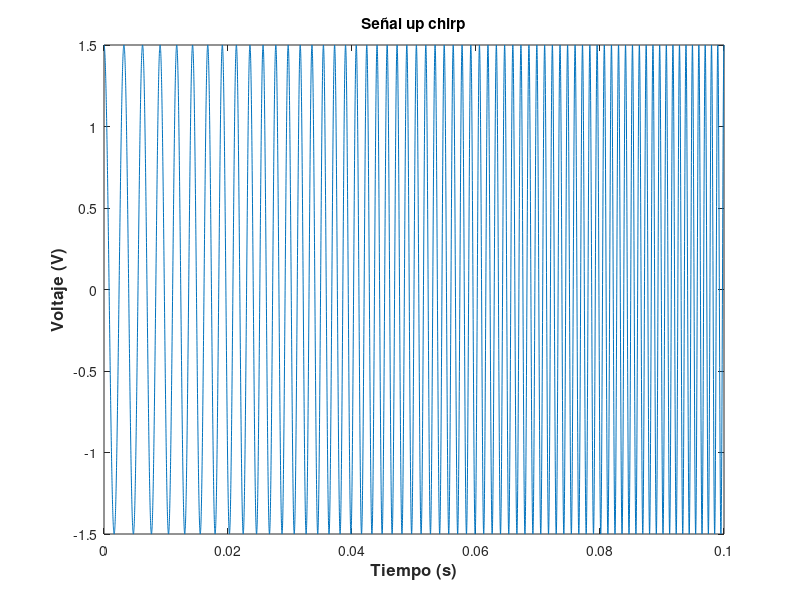
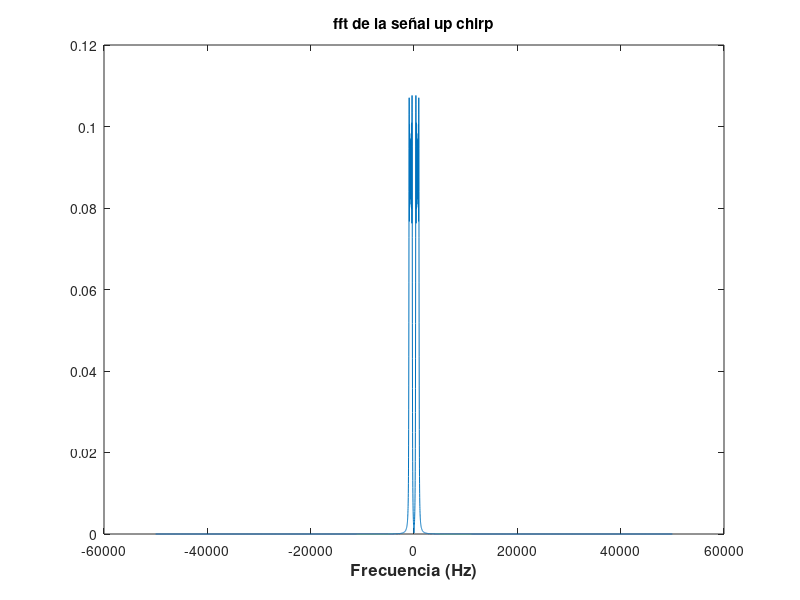
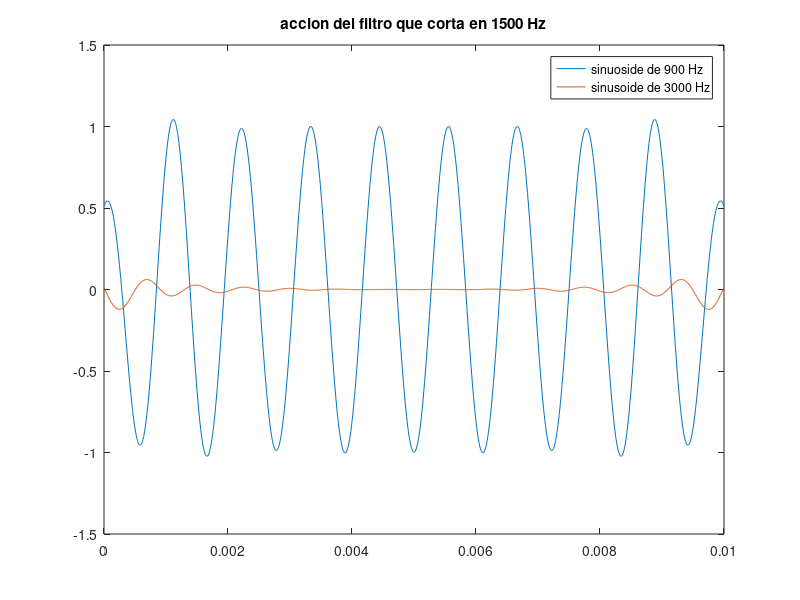

These charts were generated, in order, by the following MATLAB code: (Note: this script raises an error after producing the figures.)
% Caracterización del mensaje que se desea transmitir

f0 = 300; % frecuencia inicial
f1 = 1000; % frecuencia final
%fs1 = 3000;
fs2 = 1e+05;
%fs= 80000; % tasa de muestreo de 80 kHz
A = 3/2; % amplitud peak to peak

tf = 0.1; % tiempo final
%t=0:1/fs:tf; % vector de tiempo
t = (0:1/fs2:tf)';

%%%%%%%%%%%%%%%%%%%%%%%%%%%%%%%%%%%%%%%%%%%%%%%%%%%%%%%%%%%%%%%%%%%%%%%%%%%
%%%%%%%%%%%%%%%%%%%%%%%%% Digital LowPass Filter %%%%%%%%%%%%%%%%%%%%%%%%%%
%%%%%%%%%%%%%%%%%%%%%%%%%%%%%%%%%%%%%%%%%%%%%%%%%%%%%%%%%%%%%%%%%%%%%%%%%%%

% Frecuencia de corte de 1500 Hz

rf = 1000; % Cantidad de retardos 
nf = rf/2;
Tf = .01; % Intervalo de muestreo, en segundos
t_filter = 0:(1/fs2):Tf;

mf = (-rf/2):1:rf/2;

c_m = sin(13*pi*mf/500)./(pi*mf); % Formula de coeficientes (sinc)
c_m((rf/2)+1) = 13/500; % c_0, se indefine con la formula

w = hamming(rf+1);

% figure(100)
% plot(c_m)
% hold on
% plot(w)

cH_m = zeros(1, rf+1);

for i = 1:(rf+1)
    cH_m(i) = c_m(i)*w(i);
end

% figure(100) test plot coeficientes filtro
% plot(cH_m)
% hold on
% plot(c_m)

% lf = length(c_m);
% LP = fft(cH_m)/lf;
% LP2 = abs(fftshift(LP)); % correr la frecuencia cero al centro y aplicarle valor absoluto
% frLP = fs2/2 * linspace(-1,1-2/lf,lf); %vector de frecuencias
% 
% figure(200) % Test plot fourier del filtro
% plot(frLP,LP2, '.')

f10 = 900;
f11 = 1700;

carrier_900 = cos(2*pi*f10*t_filter);
carrier_2000 = cos(2*pi*f11*t_filter);

c900_filter = conv(carrier_900,cH_m,'same');
c2000_filter = conv(carrier_2000,cH_m,'same');

figure(300) % Test plot accion del filtro
plot(t_filter,c900_filter)
hold on
plot(t_filter,c2000_filter)
legend('sinuoside de 900 Hz', 'sinusoide de 3000 Hz')
%xlim([0 .1])
title('accion del filtro que corta en 1500 Hz')

%%%%%%%%%%%%%%%%%%%%%%%%%%%%%%%%%%%%%%%%%%%%%%%%%%%%%%%%%%%%%%%%%%%%%%%%%%%
%%%%%%%%%%%%%%%%%%%%%%%%% Digital LowPass Filter %%%%%%%%%%%%%%%%%%%%%%%%%%
%%%%%%%%%%%%%%%%%%%%%%%%%%%%%%%%%%%%%%%%%%%%%%%%%%%%%%%%%%%%%%%%%%%%%%%%%%%

signal = A*chirp(t,f0,tf,f1); % up chirp

figure(1)
plot(t, signal)
title('Señal up chirp')
xlabel('Tiempo (s)', 'FontSize', 12, 'FontWeight', 'Bold')
ylabel('Voltaje (V)', 'FontSize', 12, 'FontWeight', 'Bold')

% transformada de Fourier
l = length(t);
Y = fft(signal)/l;
Y2 = abs(fftshift(Y)); % correr la frecuencia cero al centro y aplicarle valor absoluto
fr = fs2/2 * linspace(-1,1-2/l,l); %vector de frecuencias

%fr = Fs*(0:L-1);
figure(2)
plot(fr, Y2);
title('fft de la señal up chirp')
xlabel('Frecuencia (Hz)', 'FontSize', 12, 'FontWeight', 'Bold')
xlim([-fs1/2 fs1/2])

%Modulación de la señal.

fdev1 = 100; %desviación de frecuencia de 100 Hz
fdev2 = 500; %desviación de frecuencia de 500 Hz
fc = 40000; %frecuencia de carrier
fd = 3e+03;

carrier = A*cos(2*pi*fc*t); % portadora 
carrier_90 = -A*sin(2*pi*fc*t); % portadora adelantada en 90°
phi1 = 2*pi*fdev1*cumsum(signal)/fs2; %phi1(t)
phi2 = 2*pi*fdev2*cumsum(signal)/fs2; %phi2(t)

fm_signal1 = A*cos(2*pi*fc*t + phi1); % señal modulada (respuesta directa)  

fm_signal2 = A*cos(2*pi*fc*t + phi2); % señal modulada (respuesta directa)

figure(3)
subplot(2,1,1);
plot(t, fm_signal1)
title('Señal up chirp modulada, \Deltaf = 100 Hz')
xlabel('Tiempo (s)', 'FontSize', 12, 'FontWeight', 'Bold')
ylabel('Voltaje (V)', 'FontSize', 12, 'FontWeight', 'Bold')

subplot(2,1,2);
plot(t, fm_signal2)
title('Señal up chirp modulada, \Deltaf = 500 Hz')
xlabel('Tiempo (s)', 'FontSize', 12, 'FontWeight', 'Bold')
ylabel('Voltaje (V)', 'FontSize', 12, 'FontWeight', 'Bold')

% transformada de fourier
Yfm1 = fft(fm_signal1)/l;
Yfm11 =abs(fftshift(Yfm1));

figure(4)
subplot(2,1,1);
plot(fr, Yfm11);
title('fft de la señal up chirp modulada, \Deltaf = 100 Hz')
xlabel('Frecuencia (Hz)', 'FontSize', 12, 'FontWeight', 'Bold')
xlim([fc - fd, fc + fd])

Yfm2 = fft(fm_signal2)/l;
Yfm22 =abs(fftshift(Yfm2));

subplot(2,1,2);
plot(fr, Yfm22);
title('fft de la señal up chirp modulada, \Deltaf = 500 Hz')
xlabel('Frecuencia (Hz)', 'FontSize', 12, 'FontWeight', 'Bold')
xlim([fc - fd, fc + fd])


% Demo ejemplo para agregar ruido

test_sine = A*cos(2*pi*100*t); % sinusoide 100 Hz
y_noise_15 = awgn(test_sine,15); % ruido de SNR = 15 dB a test_sine
y_noise_30 = awgn(test_sine,30); % ruido de SNR = 30 dB a test_sine

figure(90) % comparacion ruidos
plot(t,y_noise_15)
hold on
plot(t,y_noise_30, 'LineWidth', 2)

s1_15dB = awgn(fm_signal1,15);
s1_30dB = awgn(fm_signal1,30);
s2_15dB = awgn(fm_signal2,15);
s2_30dB = awgn(fm_signal2,30);

figure(5)
subplot(2,1,1);
plot(t, s1_15dB)
title('Señal up chirp modulada, \Deltaf = 100 Hz, SNR = 15 dB')
xlabel('Tiempo (s)', 'FontSize', 12, 'FontWeight', 'Bold')
ylabel('Voltaje (V)', 'FontSize', 12, 'FontWeight', 'Bold')

subplot(2,1,2);
plot(t, s1_30dB)
title('Señal up chirp modulada, \Deltaf = 100 Hz, SNR = 30 dB')
xlabel('Tiempo (s)', 'FontSize', 12, 'FontWeight', 'Bold')
ylabel('Voltaje (V)', 'FontSize', 12, 'FontWeight', 'Bold')

figure(6)
subplot(2,1,1);
plot(t, s2_15dB)
title('Señal up chirp modulada, \Deltaf = 500 Hz, SNR = 15 dB')
xlabel('Tiempo (s)', 'FontSize', 12, 'FontWeight', 'Bold')
ylabel('Voltaje (V)', 'FontSize', 12, 'FontWeight', 'Bold')

subplot(2,1,2);
plot(t, s2_30dB)
title('Señal up chirp modulada, \Deltaf = 500 Hz, SNR = 30 dB')
xlabel('Tiempo (s)', 'FontSize', 12, 'FontWeight', 'Bold')
ylabel('Voltaje (V)', 'FontSize', 12, 'FontWeight', 'Bold')

%Demodulación de la señal.

% s1_15dB_hilb = hilbert(s1_15dB);
% s1_30dB_hilb = hilbert(s1_30dB);
% s2_15dB_hilb = hilbert(s2_15dB);
% s2_30dB_hilb = hilbert(s2_30dB);


%%%%%%%%%%%%%%%%%%% Delta_f = 100 Hz, SNR = 15 dB %%%%%%%%%%%%%%%%%%%%%%%%%

s1_15dB_cos = carrier.*s1_15dB;
s1_15dB_sin = carrier_90.*s1_15dB;

I1_15 = conv(s1_15dB_cos,cH_m,'same');
Q1_15 = conv(s1_15dB_sin,cH_m,'same');



%%%%%%%%%%%%%%%%%%% Delta_f = 100 Hz, SNR = 30 dB %%%%%%%%%%%%%%%%%%%%%%%%%

s1_30dB_cos = carrier.*s1_30dB;
s1_30dB_sin = carrier_90.*s1_30dB;

I1_30 = conv(s1_30dB_cos,cH_m,'same');
Q1_30 = conv(s1_30dB_sin,cH_m,'same');

%%%%%%%%%%%%%%%%%%% Delta_f = 500 Hz, SNR = 15 dB %%%%%%%%%%%%%%%%%%%%%%%%%

s2_15dB_cos = carrier.*s2_15dB;
s2_15dB_sin = carrier_90.*s2_15dB;

I2_15 = conv(s2_15dB_cos,cH_m,'same');
Q2_15 = conv(s2_15dB_sin,cH_m,'same');

%%%%%%%%%%%%%%%%%%% Delta_f = 500 Hz, SNR = 30 dB %%%%%%%%%%%%%%%%%%%%%%%%%

s2_30dB_cos = carrier.*s2_30dB;
s2_30dB_sin = carrier_90.*s2_30dB;

I2_30 = conv(s2_30dB_cos,cH_m,'same');
Q2_30 = conv(s2_30dB_sin,cH_m,'same');
